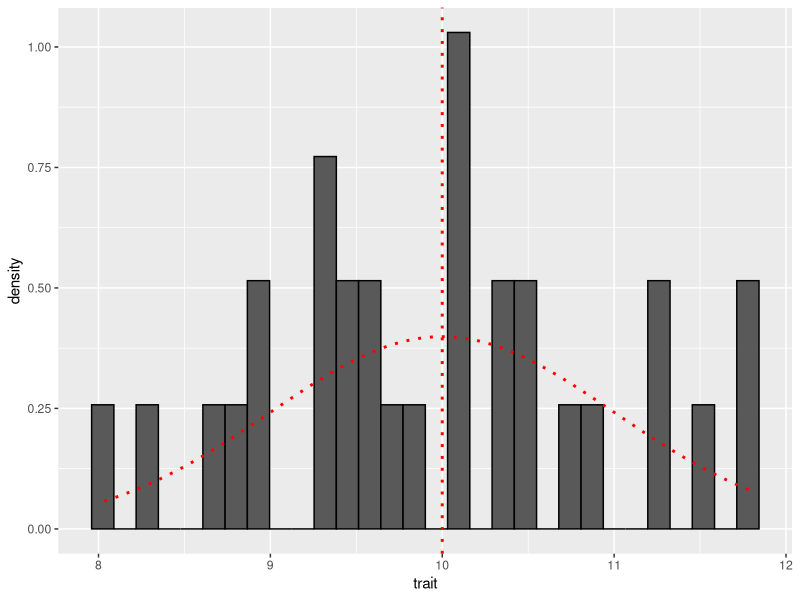
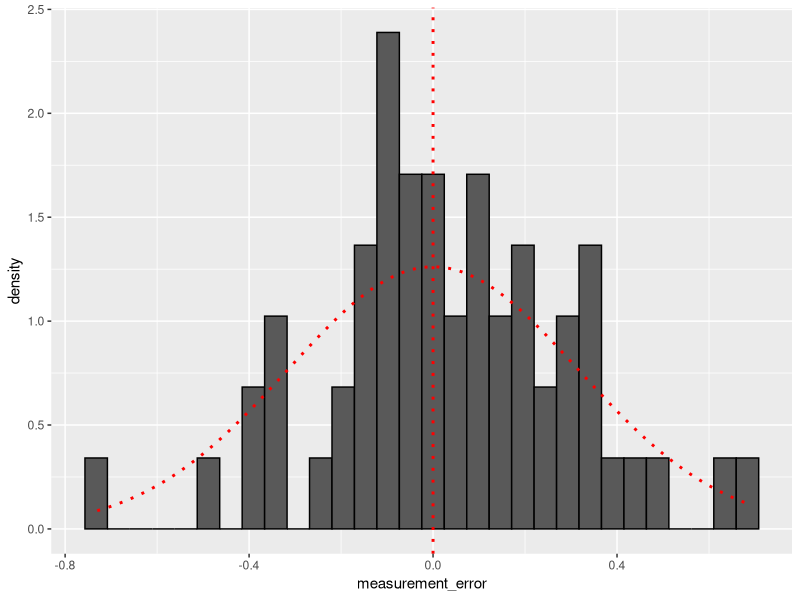
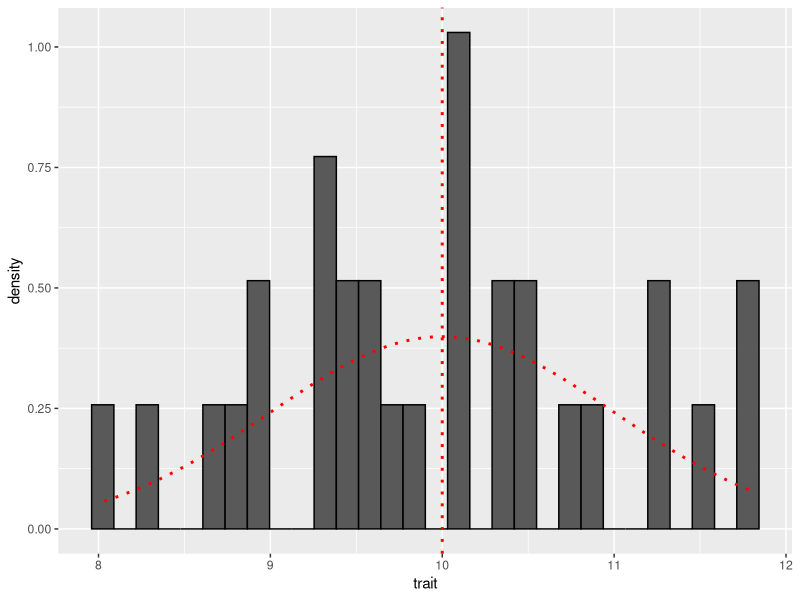
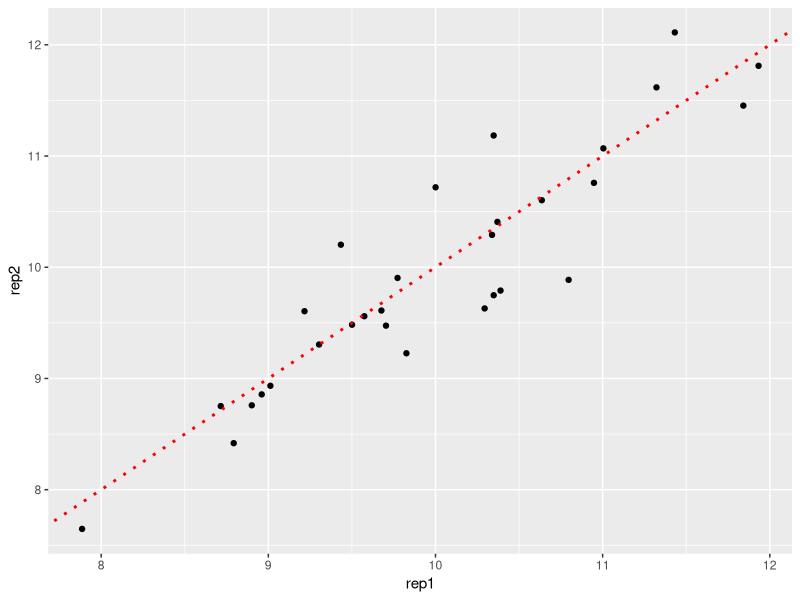

Generate these figures, in order, with R:
## ---- chunk 1
library(ggplot2)
library(dplyr)
library(tidyr)

## Number of individual measured
n_ind=30
## Number of replicate per individual
k_rep=2

## Mean of the trait in the population
mean_trait=10

## Variance of the trait among individuals
var_among=1

## Variance among measurement of the trait within each individual
var_within=0.1

## Create dataset
data <- expand.grid(id=as.factor(1:n_ind), replicate=paste0("rep", 1:2))


## ---- chunk 2
## Set a seed so that results can be reproduced
set.seed(123)

## Simulate true value of the trait for each individual
true_trait_value <- rnorm(n=n_ind, mean = mean_trait, sd = sqrt(var_among))

## Histogram with the distribution of the trait values across the n_ind individuals
p <- data_frame(trait = true_trait_value) %>%
          ggplot(., aes(trait)) + 
          geom_histogram(aes(y = after_stat(density)), colour = "black") +
          geom_vline(xintercept = mean_trait, linetype="dotted", color = "red", linewidth=1) + ## Add mean of the trait
          stat_function(fun = dnorm, linewidth=1, linetype="dotted", color = "red", geom = "line", args = list(mean = mean_trait, sd = sqrt(var_among))) ## Add expected distribution of the trait in the population
p

## Add new column with true value of the trait for each individual
data$true_trait_value <- rep(true_trait_value, k_rep)

## ---- chunk 3
## Add new column with measurement error
data$measurement_error <- rnorm(n=nrow(data), mean = 0, sd = sqrt(var_within))

## Histogram with the distribution of the measurement error across the n_ind * k_rep measurements
p <- data %>%
          ggplot(., aes(measurement_error)) + 
          geom_histogram(aes(y = after_stat(density)), colour = "black") +
          geom_vline(xintercept = 0, linetype="dotted", color = "red", linewidth=1) + ## Add mean of the trait
          stat_function(fun = dnorm, linewidth=1, linetype="dotted", color = "red", geom = "line", args = list(mean = 0, sd = sqrt(var_within))) 
p
## ---- chunk 4
## Add new column with observed value of the trait for each replicate measurement of each individual
data$observed_trait_value <- data$true_trait_value + data$measurement_error

## Histogram with the distribution of the trait values across the n_ind * k_rep measurements
p <- data_frame(trait = true_trait_value) %>%
          ggplot(., aes(trait)) + 
          geom_histogram(aes(y = after_stat(density)), colour = "black") +
          geom_vline(xintercept = mean_trait, linetype="dotted", color = "red", linewidth=1) + ## Add mean of the trait
          stat_function(fun = dnorm, linewidth=1, linetype="dotted", color = "red", geom = "line", args = list(mean = mean_trait, sd = sqrt(var_among))) ## Add expected distribution of the trait in the population
p

## Plot correlation between the two measurements
data %>%
  select(id, replicate, observed_trait_value)%>%
  pivot_wider(names_from = replicate, values_from = observed_trait_value)%>%
          ggplot(aes(x=rep1, y=rep2)) +
          geom_point() +
          geom_abline(intercept = 0, slope=1, linetype="dotted", color = "red", linewidth=1) 
## ---- chunk 5
## Number of replicate per individual
table(data$id)

## Fit model with ANOVA
fit0 <- aov(observed_trait_value ~ id, data = data)
summary(fit0)

## Number of replicates per individual
n0=k_rep

## Degrees of freedom = number of individual - 1
df_Among <- n_ind-1

## Sum of squares among individuals
SSA <- summary(fit0)[[1]]$`Sum Sq`[1] 

## Among-groups (ie individual) variance component
MSA <- SSA/df_Among

## residual degrees of freedom
dfRes <- n_ind*(n0-1) 

## Sum of squares among replicates
SSW <- summary(fit0)[[1]]$`Sum Sq`[2] 

## Within-group variance component = Residual variance
(VarWithin <- SSW/dfRes)

## Check that the value computed by R is the same
sigma(fit0)^2

## Among individual variance 
(VarAmong<- (MSA-VarWithin)/n0)

## Observed repeatability
(Repeatability <- VarAmong/(VarAmong+VarWithin))

## Expected repeatability
(R_expected=var_among/(var_among+var_within))

## ---- chunk 6
## Use the code from https://www.r-bloggers.com/2021/05/one-way-anova-by-hand/

## Compute the error of each measurement under the complete model, i.e. the difference between each measurement and the mean of two measurements of the same individual
## Compute the squared error of each measurement (complete model)
complete <- data %>%  
  group_by(id) %>% 
  mutate(mean_trait_value = mean(observed_trait_value)) %>% #in complete model, fit is the group mean (i.e. mean of each individual) 
  mutate(error = mean_trait_value - observed_trait_value) %>% 
  mutate(sq_error = error ^ 2) %>%
  ungroup()

## Compute the N, the total number of observations and the SSE, the sum of the squared error of each measurement
## Compute n, the number of groups in the complete model (ie. individuals in the dataset)
## Compute df2, the residual degrees of freedom
(complete <- complete %>% 
  summarise(N = n(), sse = sum(sq_error)) %>% 
  mutate(n = length(unique(data$id))) %>% 
  mutate(df2 = N - n) %>% 
  select(sse, df2, N, n) %>% 
  mutate(mse = sse / df2) # mse = sigma squared 
)

## Check that the value computed by R is the same
sigma(fit0)^2

## ---- chunk 7

## Compute the error of each measurement according to the reduced model, i.e. the difference between each measurement and the overall mean across all measurements in the dataset
## Compute the squared error of each measurement (reduced model)
reduced <- data %>%  
  mutate(mean_trait_value = mean(observed_trait_value)) %>% #in reduced model, fit is the overall mean 
  mutate(error = mean_trait_value - observed_trait_value) %>% 
  mutate(sq_error = error ^ 2) %>%
  ungroup() 

## Compute the N, the total number of observations and the SSE, the sum of the squared error of each measurement
## Compute n, the number of groups in the reduced model (ie. 1 for the overall mean)
## Compute df2, the residual degrees of freedom
(reduced <- reduced %>% 
  summarise(N = n(), sse = sum(sq_error)) %>% # sse = sum square error
  mutate(n = 1) %>% 
  mutate(df2 = N - n) %>% 
  select(sse, df2, N, n)
)
## ---- chunk 8

## Residual variance of the reduced model explained by the complete model
(explained_ssa <- reduced$sse - complete$sse)

## df1 = number of groups (ie. individuals) - 1 (for the overall mean)
(explained_df1 <- reduced$df2 - complete$df2)

## MSA = SSA/df1
(explained_msa <- explained_ssa / explained_df1)

## Fratio = MSA/MSE
(f <- explained_msa / complete$mse)

## Compute P-value
pf(f, explained_df1, complete$df2, lower.tail = FALSE)
## ---- chunk 9
## Number of replicates
num_rep <- complete$N/complete$n

## Within individual variance
(VarWithin <- complete$mse)

## Among individual variance 
(VarAmong<- (explained_msa-complete$mse)/num_rep)

## Observed repeatability
(Repeatability <- VarAmong/(VarAmong+VarWithin))

## Expected repeatability
(R_expected=var_among/(var_among+var_within))
